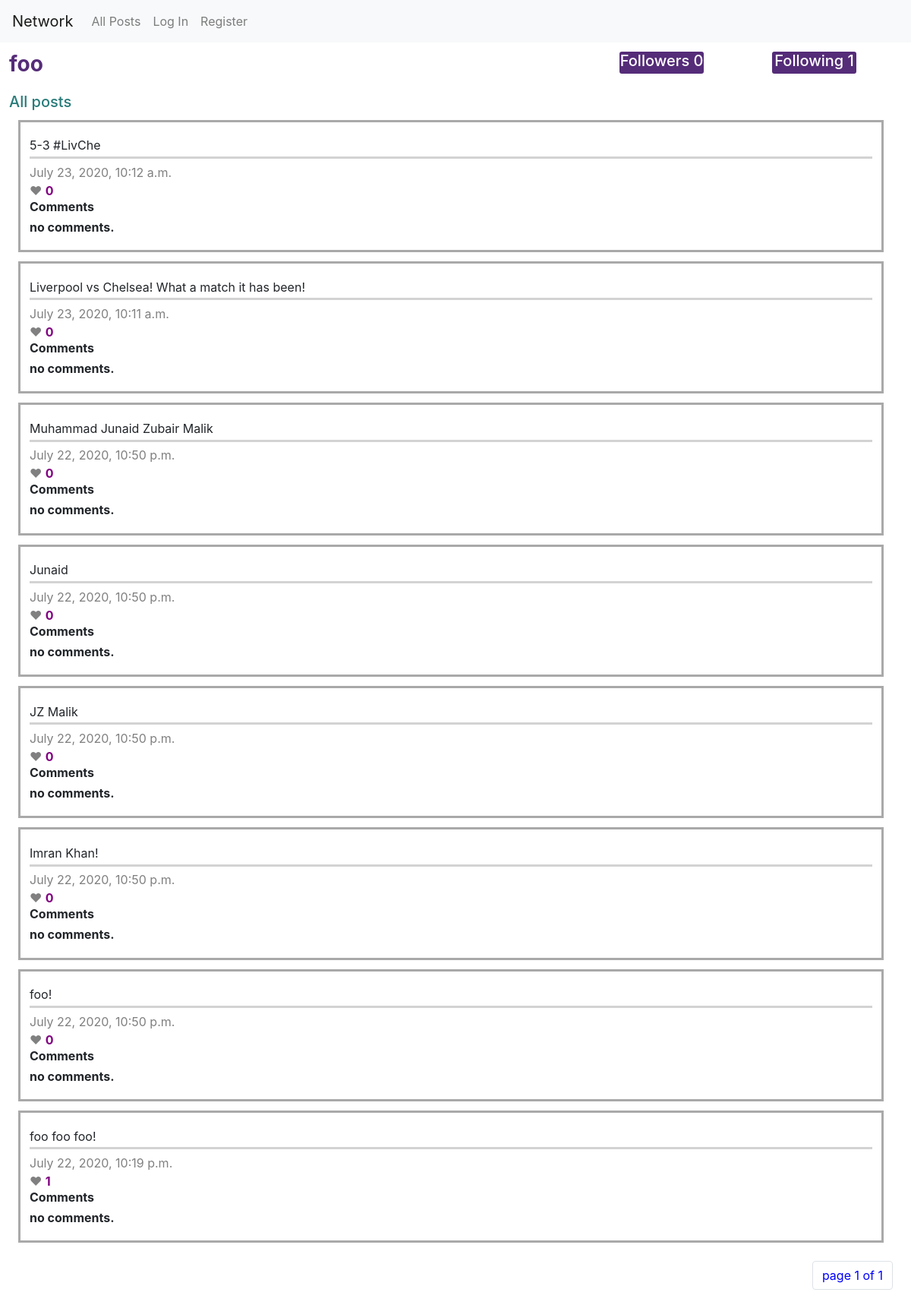
/profile/foo, run on the app's committed database.
### network/models.py (models this page shows, shortened)
class User(AbstractUser):
    pass

class Post(models.Model):
    user = models.ForeignKey(
        User, on_delete=models.CASCADE, related_name="posts")
    content = models.CharField(max_length=300)
    num_likes = models.IntegerField()
    timestamp = models.DateTimeField(auto_now_add=True)

### network/views.py (the view, shortened to what this page needs)
# urls.py: path("profile/<str:username>", views.profile, name="profile"),
def profile(request, username):
    user = User.objects.get(username=username)
    post = user.posts.all().order_by('-timestamp')
    no_of_followers = user.followers.all().count()
    no_of_followings = user.following.all().count()
    if not request.user.is_authenticated:
        paginator = Paginator(post.order_by('-timestamp'), 10)
        page_number = request.GET.get('page')
        page_obj = paginator.get_page(page_number)
        post_to_liked = {}
        for item in page_obj:
            post_to_liked[item] = False
        return render(request, "network/profile.html", {
            "profile": user, "liked": post_to_liked, "ownProfile": False,
            "followers": no_of_followers, "following": no_of_followings,
            "isfollowing": False, "page_obj": page_obj
        })

### network/templates/network/profile.html (shortened to what this page needs)
{% extends "network/layout.html" %}
{% load static %}
{% block body %}
  <div id=title>
    <div class="row">
      <div class="col-8">
        <h3 id="profileuser">{{ profile.username }}</h3>
      </div>
      <div class="col-2" div="rightalign">
        <h5>Followers <span>{{ followers }}</span></h5>
      </div>
      <div class="col-2" div="leftalign">
        <h5>Following <span>{{ following }}</span></h5>
      </div>
    </div>
  </div>
  <div class=heading><h5>All posts</h5></div>
  {% for post, has_liked in liked.items %}
    <div id=post class='c{{ post.id }}'>
      <div id=postcontent>{{ post.content }}</div>
      <div id=timestamp>{{ post.timestamp }}</div>
      {% if has_liked %}
        <div id=likes class="red" data-postid='{{ post.id }}' style="color:red;">&#9829 <span id="nolikes">{{ post.num_likes }}</span></div>
      {% else %}
       <div id=likes class="grey" data-postid='{{ post.id }}' style="color:grey;">&#9829 <span id="nolikes">{{ post.num_likes }}</span></div>
       {% endif %}
        <div id=comments>
          <h6>Comments<h6>
          {% for comment in post.comments.all %}
            <div>
              <div>{{ comment.user }}</div>
              <div>{{ comment.comment }}<div>
            </div>
          {% empty %}
            <div>
              no comments.
            </div>
          {% endfor %}
        </div>
      </div>
    {% empty %}
        <div>
          no posts.
        </div>
    {% endfor %}
    <nav aria-label="Page navigation" id="pagenav">
      <ul class="pagination justify-content-end">
            <li class="page-item"><a class="page-link" aria-label="current">
              <span aria-hidden="true">
                page {{ page_obj.number }} of {{ page_obj.paginator.num_pages }}
            </span></a></li>
      </ul>
    </nav>
{% endblock %}

### network/static/network/styles.css (style rules this page uses)
#post { border-style: solid; padding: 1%; margin-left: 2%; margin-right: 3%; margin-top: 1%; margin-bottom: 1%; border-color: darkgrey; text-decoration: none; }
#title h5 { background-color: #552c78; width: 65%; height: 70%; border-radius: 3px; text-align: center; }
#title .col-2 { text-align: left; color: white; font-weight: bold; }
.heading { margin: 1%; }
#title { margin: 1%; }
#postcontent { border-bottom-style: solid; margin-bottom: 0.5%; padding-top: 0.5%; padding-bottom: 0.25%; margin-top: 0.1%; border-bottom-color: lightgrey; }
#timestamp { color: grey; }
#nolikes, #user { color: purple; font-weight: bold; }
#comments > h6 { font-weight: bold; }
#profileuser { color: #552c78; font-weight: bold; }
.heading { font-weight: bold; color: #287c7a; }
#pagenav { margin: 2%; color: blue; }

### data on the page
User: username "foo"
Post: content "5-3 #LivChe", timestamp "July 23, 2020, 10:12 a.m.", num_likes "0"
Post: content "Liverpool vs Chelsea! What a match it has been!", timestamp "July 23, 2020, 10:11 a.m.", num_likes "0"
Post: content "Muhammad Junaid Zubair Malik", timestamp "July 22, 2020, 10:50 p.m.", num_likes "0"
Post: content "Junaid", timestamp "July 22, 2020, 10:50 p.m.", num_likes "0"
Post: content "JZ Malik", timestamp "July 22, 2020, 10:50 p.m.", num_likes "0"
Post: content "Imran Khan!", timestamp "July 22, 2020, 10:50 p.m.", num_likes "0"
Post: content "foo!", timestamp "July 22, 2020, 10:50 p.m.", num_likes "0"
Post: content "foo foo foo!", timestamp "July 22, 2020, 10:19 p.m.", num_likes "1"

### other printed values
{{ followers }} "0"
{{ following }} "1"
{{ page_obj.number }} "1"
{{ page_obj.paginator.num_pages }} "1"
